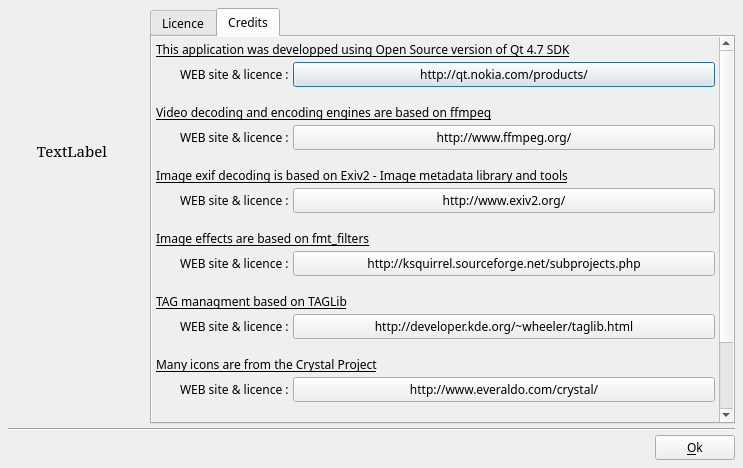
<?xml version="1.0" encoding="UTF-8"?>
<ui version="4.0">
 <class>DlgAbout</class>
 <widget class="QDialog" name="DlgAbout">
  <property name="geometry">
   <rect>
    <x>0</x>
    <y>0</y>
    <width>743</width>
    <height>468</height>
   </rect>
  </property>
  <property name="minimumSize">
   <size>
    <width>600</width>
    <height>400</height>
   </size>
  </property>
  <property name="font">
   <font>
    <family>Sans Serif</family>
    <pointsize>9</pointsize>
   </font>
  </property>
  <property name="windowTitle">
   <string>About</string>
  </property>
  <layout class="QVBoxLayout" name="verticalLayout">
   <property name="spacing">
    <number>4</number>
   </property>
   <property name="margin">
    <number>8</number>
   </property>
   <item>
    <layout class="QGridLayout" name="gridLayout">
     <item row="0" column="0">
      <widget class="QLabel" name="label">
       <property name="sizePolicy">
        <sizepolicy hsizetype="Fixed" vsizetype="Fixed">
         <horstretch>0</horstretch>
         <verstretch>0</verstretch>
        </sizepolicy>
       </property>
       <property name="minimumSize">
        <size>
         <width>128</width>
         <height>128</height>
        </size>
       </property>
       <property name="maximumSize">
        <size>
         <width>128</width>
         <height>128</height>
        </size>
       </property>
       <property name="text">
        <string notr="true"/>
       </property>
       <property name="pixmap">
        <pixmap>:/img/logo_big.png</pixmap>
       </property>
       <property name="scaledContents">
        <bool>true</bool>
       </property>
      </widget>
     </item>
     <item row="2" column="0">
      <spacer name="verticalSpacer">
       <property name="orientation">
        <enum>Qt::Vertical</enum>
       </property>
       <property name="sizeHint" stdset="0">
        <size>
         <width>20</width>
         <height>40</height>
        </size>
       </property>
      </spacer>
     </item>
     <item row="0" column="1" rowspan="3">
      <layout class="QVBoxLayout" name="verticalLayout_2">
       <property name="leftMargin">
        <number>10</number>
       </property>
       <item>
        <widget class="QTabWidget" name="tabWidget">
         <property name="currentIndex">
          <number>1</number>
         </property>
         <widget class="QWidget" name="tab_2">
          <attribute name="title">
           <string>Licence</string>
          </attribute>
          <layout class="QVBoxLayout" name="verticalLayout_4">
           <property name="spacing">
            <number>4</number>
           </property>
           <property name="margin">
            <number>4</number>
           </property>
           <item>
            <widget class="QLabel" name="label_18">
             <property name="text">
              <string>Copyright (C) 2011-2012 Dominique Levray</string>
             </property>
            </widget>
           </item>
           <item>
            <widget class="QLabel" name="label_19">
             <property name="text">
              <string>This software is licensed under the GPL version 2 :</string>
             </property>
            </widget>
           </item>
           <item>
            <widget class="QPlainTextEdit" name="plainTextEdit">
             <property name="plainText">
              <string notr="true">GNU GENERAL PUBLIC LICENSE

Version 2, June 1991

Copyright (C) 1989, 1991 Free Software Foundation, Inc., 51 Franklin Street, Fifth Floor, Boston, MA 02110-1301 USA Everyone is permitted to copy and distribute verbatim copies of this license document, but changing it is not allowed.

Preamble
The licenses for most software are designed to take away your freedom to share and change it. By contrast, the GNU General Public License is intended to guarantee your freedom to share and change free software--to make sure the software is free for all its users. This General Public License applies to most of the Free Software Foundation's software and to any other program whose authors commit to using it. (Some other Free Software Foundation software is covered by the GNU Lesser General Public License instead.) You can apply it to your programs, too.
When we speak of free software, we are referring to freedom, not price. Our General Public Licenses are designed to make sure that you have the freedom to distribute copies of free software (and charge for this service if you wish), that you receive source code or can get it if you want it, that you can change the software or use pieces of it in new free programs; and that you know you can do these things.
To protect your rights, we need to make restrictions that forbid anyone to deny you these rights or to ask you to surrender the rights. These restrictions translate to certain responsibilities for you if you distribute copies of the software, or if you modify it.
For example, if you distribute copies of such a program, whether gratis or for a fee, you must give the recipients all the rights that you have. You must make sure that they, too, receive or can get the source code. And you must show them these terms so they know their rights.
We protect your rights with two steps: (1) copyright the software, and (2) offer you this license which gives you legal permission to copy, distribute and/or modify the software.
Also, for each author's protection and ours, we want to make certain that everyone understands that there is no warranty for this free software. If the software is modified by someone else and passed on, we want its recipients to know that what they have is not the original, so that any problems introduced by others will not reflect on the original authors' reputations.
Finally, any free program is threatened constantly by software patents. We wish to avoid the danger that redistributors of a free program will individually obtain patent licenses, in effect making the program proprietary. To prevent this, we have made it clear that any patent must be licensed for everyone's free use or not licensed at all.
The precise terms and conditions for copying, distribution and modification follow.

GNU GENERAL PUBLIC LICENSE

TERMS AND CONDITIONS FOR COPYING, DISTRIBUTION AND MODIFICATION
0. This License applies to any program or other work which contains a notice placed by the copyright holder saying it may be distributed under the terms of this General Public License. The &quot;Program&quot;, below, refers to any such program or work, and a &quot;work based on the Program&quot; means either the Program or any derivative work under copyright law: that is to say, a work containing the Program or a portion of it, either verbatim or with modifications and/or translated into another language. (Hereinafter, translation is included without limitation in the term &quot;modification&quot;.) Each licensee is addressed as &quot;you&quot;.
Activities other than copying, distribution and modification are not covered by this License; they are outside its scope. The act of running the Program is not restricted, and the output from the Program is covered only if its contents constitute a work based on the Program (independent of having been made by running the Program). Whether that is true depends on what the Program does.

1. You may copy and distribute verbatim copies of the Program's source code as you receive it, in any medium, provided that you conspicuously and appropriately publish on each copy an appropriate copyright notice and disclaimer of warranty; keep intact all the notices that refer to this License and to the absence of any warranty; and give any other recipients of the Program a copy of this License along with the Program.
You may charge a fee for the physical act of transferring a copy, and you may at your option offer warranty protection in exchange for a fee.

2. You may modify your copy or copies of the Program or any portion of it, thus forming a work based on the Program, and copy and distribute such modifications or work under the terms of Section 1 above, provided that you also meet all of these conditions:
a) You must cause the modified files to carry prominent notices stating that you changed the files and the date of any change.
b) You must cause any work that you distribute or publish, that in whole or in part contains or is derived from the Program or any part thereof, to be licensed as a whole at no charge to all third parties under the terms of this License.
c) If the modified program normally reads commands interactively when run, you must cause it, when started running for such interactive use in the most ordinary way, to print or display an announcement including an appropriate copyright notice and a notice that there is no warranty (or else, saying that you provide a warranty) and that users may redistribute the program under these conditions, and telling the user how to view a copy of this License. (Exception: if the Program itself is interactive but does not normally print such an announcement, your work based on the Program is not required to print an announcement.)
These requirements apply to the modified work as a whole. If identifiable sections of that work are not derived from the Program, and can be reasonably considered independent and separate works in themselves, then this License, and its terms, do not apply to those sections when you distribute them as separate works. But when you distribute the same sections as part of a whole which is a work based on the Program, the distribution of the whole must be on the terms of this License, whose permissions for other licensees extend to the entire whole, and thus to each and every part regardless of who wrote it.
Thus, it is not the intent of this section to claim rights or contest your rights to work written entirely by you; rather, the intent is to exercise the right to control the distribution of derivative or collective works based on the Program.
In addition, mere aggregation of another work not based on the Program with the Program (or with a work based on the Program) on a volume of a storage or distribution medium does not bring the other work under the scope of this License.

3. You may copy and distribute the Program (or a work based on it, under Section 2) in object code or executable form under the terms of Sections 1 and 2 above provided that you also do one of the following:
a) Accompany it with the complete corresponding machine-readable source code, which must be distributed under the terms of Sections 1 and 2 above on a medium customarily used for software interchange; or,
b) Accompany it with a written offer, valid for at least three years, to give any third party, for a charge no more than your cost of physically performing source distribution, a complete machine-readable copy of the corresponding source code, to be distributed under the terms of Sections 1 and 2 above on a medium customarily used for software interchange; or,
c) Accompany it with the information you received as to the offer to distribute corresponding source code. (This alternative is allowed only for noncommercial distribution and only if you received the program in object code or executable form with such an offer, in accord with Subsection b above.)
The source code for a work means the preferred form of the work for making modifications to it. For an executable work, complete source code means all the source code for all modules it contains, plus any associated interface definition files, plus the scripts used to control compilation and installation of the executable. However, as a special exception, the source code distributed need not include anything that is normally distributed (in either source or binary form) with the major components (compiler, kernel, and so on) of the operating system on which the executable runs, unless that component itself accompanies the executable.
If distribution of executable or object code is made by offering access to copy from a designated place, then offering equivalent access to copy the source code from the same place counts as distribution of the source code, even though third parties are not compelled to copy the source along with the object code.

4. You may not copy, modify, sublicense, or distribute the Program except as expressly provided under this License. Any attempt otherwise to copy, modify, sublicense or distribute the Program is void, and will automatically terminate your rights under this License. However, parties who have received copies, or rights, from you under this License will not have their licenses terminated so long as such parties remain in full compliance.

5. You are not required to accept this License, since you have not signed it. However, nothing else grants you permission to modify or distribute the Program or its derivative works. These actions are prohibited by law if you do not accept this License. Therefore, by modifying or distributing the Program (or any work based on the Program), you indicate your acceptance of this License to do so, and all its terms and conditions for copying, distributing or modifying the Program or works based on it.

6. Each time you redistribute the Program (or any work based on the Program), the recipient automatically receives a license from the original licensor to copy, distribute or modify the Program subject to these terms and conditions. You may not impose any further restrictions on the recipients' exercise of the rights granted herein. You are not responsible for enforcing compliance by third parties to this License.

7. If, as a consequence of a court judgment or allegation of patent infringement or for any other reason (not limited to patent issues), conditions are imposed on you (whether by court order, agreement or otherwise) that contradict the conditions of this License, they do not excuse you from the conditions of this License. If you cannot distribute so as to satisfy simultaneously your obligations under this License and any other pertinent obligations, then as a consequence you may not distribute the Program at all. For example, if a patent license would not permit royalty-free redistribution of the Program by all those who receive copies directly or indirectly through you, then the only way you could satisfy both it and this License would be to refrain entirely from distribution of the Program.
If any portion of this section is held invalid or unenforceable under any particular circumstance, the balance of the section is intended to apply and the section as a whole is intended to apply in other circumstances.
It is not the purpose of this section to induce you to infringe any patents or other property right claims or to contest validity of any such claims; this section has the sole purpose of protecting the integrity of the free software distribution system, which is implemented by public license practices. Many people have made generous contributions to the wide range of software distributed through that system in reliance on consistent application of that system; it is up to the author/donor to decide if he or she is willing to distribute software through any other system and a licensee cannot impose that choice.
This section is intended to make thoroughly clear what is believed to be a consequence of the rest of this License.

8. If the distribution and/or use of the Program is restricted in certain countries either by patents or by copyrighted interfaces, the original copyright holder who places the Program under this License may add an explicit geographical distribution limitation excluding those countries, so that distribution is permitted only in or among countries not thus excluded. In such case, this License incorporates the limitation as if written in the body of this License.

9. The Free Software Foundation may publish revised and/or new versions of the General Public License from time to time. Such new versions will be similar in spirit to the present version, but may differ in detail to address new problems or concerns.
Each version is given a distinguishing version number. If the Program specifies a version number of this License which applies to it and &quot;any later version&quot;, you have the option of following the terms and conditions either of that version or of any later version published by the Free Software Foundation. If the Program does not specify a version number of this License, you may choose any version ever published by the Free Software Foundation.

10. If you wish to incorporate parts of the Program into other free programs whose distribution conditions are different, write to the author to ask for permission. For software which is copyrighted by the Free Software Foundation, write to the Free Software Foundation; we sometimes make exceptions for this. Our decision will be guided by the two goals of preserving the free status of all derivatives of our free software and of promoting the sharing and reuse of software generally.

NO WARRANTY

11. BECAUSE THE PROGRAM IS LICENSED FREE OF CHARGE, THERE IS NO WARRANTY FOR THE PROGRAM, TO THE EXTENT PERMITTED BY APPLICABLE LAW. EXCEPT WHEN OTHERWISE STATED IN WRITING THE COPYRIGHT HOLDERS AND/OR OTHER PARTIES PROVIDE THE PROGRAM &quot;AS IS&quot; WITHOUT WARRANTY OF ANY KIND, EITHER EXPRESSED OR IMPLIED, INCLUDING, BUT NOT LIMITED TO, THE IMPLIED WARRANTIES OF MERCHANTABILITY AND FITNESS FOR A PARTICULAR PURPOSE. THE ENTIRE RISK AS TO THE QUALITY AND PERFORMANCE OF THE PROGRAM IS WITH YOU. SHOULD THE PROGRAM PROVE DEFECTIVE, YOU ASSUME THE COST OF ALL NECESSARY SERVICING, REPAIR OR CORRECTION.

12. IN NO EVENT UNLESS REQUIRED BY APPLICABLE LAW OR AGREED TO IN WRITING WILL ANY COPYRIGHT HOLDER, OR ANY OTHER PARTY WHO MAY MODIFY AND/OR REDISTRIBUTE THE PROGRAM AS PERMITTED ABOVE, BE LIABLE TO YOU FOR DAMAGES, INCLUDING ANY GENERAL, SPECIAL, INCIDENTAL OR CONSEQUENTIAL DAMAGES ARISING OUT OF THE USE OR INABILITY TO USE THE PROGRAM (INCLUDING BUT NOT LIMITED TO LOSS OF DATA OR DATA BEING RENDERED INACCURATE OR LOSSES SUSTAINED BY YOU OR THIRD PARTIES OR A FAILURE OF THE PROGRAM TO OPERATE WITH ANY OTHER PROGRAMS), EVEN IF SUCH HOLDER OR OTHER PARTY HAS BEEN ADVISED OF THE POSSIBILITY OF SUCH DAMAGES.
END OF TERMS AND CONDITIONS
How to Apply These Terms to Your New Programs
If you develop a new program, and you want it to be of the greatest possible use to the public, the best way to achieve this is to make it free software which everyone can redistribute and change under these terms.
To do so, attach the following notices to the program. It is safest to attach them to the start of each source file to most effectively convey the exclusion of warranty; and each file should have at least the &quot;copyright&quot; line and a pointer to where the full notice is found.
&lt;one line to give the program's name and a brief idea of what it does.&gt;
Copyright (C) &lt;year&gt; &lt;name of author&gt;
This program is free software; you can redistribute it and/or modify it under the terms of the GNU General Public License as published by the Free Software Foundation; either version 2 of the License, or (at your option) any later version.
This program is distributed in the hope that it will be useful, but WITHOUT ANY WARRANTY; without even the implied warranty of MERCHANTABILITY or FITNESS FOR A PARTICULAR PURPOSE. See the GNU General Public License for more details.
You should have received a copy of the GNU General Public License along with this program; if not, write to the Free Software Foundation, Inc., 51 Franklin Street, Fifth Floor, Boston, MA 02110-1301 USA.
Also add information on how to contact you by electronic and paper mail.
If the program is interactive, make it output a short notice like this when it starts in an interactive mode:
Gnomovision version 69, Copyright (C) year name of author
Gnomovision comes with ABSOLUTELY NO WARRANTY; for details type `show w'.
This is free software, and you are welcome to redistribute it under certain conditions; type `show c' for details.
The hypothetical commands `show w' and `show c' should show the appropriate parts of the General Public License. Of course, the commands you use may be called something other than `show w' and `show c'; they could even be mouse-clicks or menu items--whatever suits your program.
You should also get your employer (if you work as a programmer) or your school, if any, to sign a &quot;copyright disclaimer&quot; for the program, if necessary. Here is a sample; alter the names:
Yoyodyne, Inc., hereby disclaims all copyright interest in the program
`Gnomovision' (which makes passes at compilers) written by James Hacker.
&lt;signature of Ty Coon&gt;, 1 April 1989
Ty Coon, President of Vice

This General Public License does not permit incorporating your program into proprietary programs. If your program is a subroutine library, you may consider it more useful to permit linking proprietary applications with the library. If this is what you want to do, use the GNU Lesser General Public License instead of this License.</string>
             </property>
             <property name="textInteractionFlags">
              <set>Qt::TextSelectableByKeyboard|Qt::TextSelectableByMouse</set>
             </property>
            </widget>
           </item>
          </layout>
         </widget>
         <widget class="QWidget" name="tab_3">
          <attribute name="title">
           <string>Credits</string>
          </attribute>
          <layout class="QVBoxLayout" name="verticalLayout_5">
           <property name="spacing">
            <number>0</number>
           </property>
           <property name="margin">
            <number>0</number>
           </property>
           <item>
            <widget class="QScrollArea" name="scrollArea">
             <property name="frameShape">
              <enum>QFrame::NoFrame</enum>
             </property>
             <property name="horizontalScrollBarPolicy">
              <enum>Qt::ScrollBarAsNeeded</enum>
             </property>
             <property name="widgetResizable">
              <bool>true</bool>
             </property>
             <widget class="QWidget" name="scrollAreaWidgetContents">
              <property name="geometry">
               <rect>
                <x>0</x>
                <y>0</y>
                <width>557</width>
                <height>474</height>
               </rect>
              </property>
              <layout class="QGridLayout" name="gridLayout_2">
               <property name="margin">
                <number>4</number>
               </property>
               <property name="spacing">
                <number>4</number>
               </property>
               <item row="0" column="0" colspan="3">
                <widget class="QLabel" name="label_2">
                 <property name="font">
                  <font>
                   <underline>true</underline>
                  </font>
                 </property>
                 <property name="text">
                  <string>This application was developped using Open Source version of Qt 4.7 SDK</string>
                 </property>
                 <property name="wordWrap">
                  <bool>true</bool>
                 </property>
                </widget>
               </item>
               <item row="1" column="1">
                <widget class="QLabel" name="label_3">
                 <property name="text">
                  <string>WEB site &amp; licence :</string>
                 </property>
                </widget>
               </item>
               <item row="1" column="0">
                <widget class="QLabel" name="label_4">
                 <property name="minimumSize">
                  <size>
                   <width>20</width>
                   <height>0</height>
                  </size>
                 </property>
                 <property name="maximumSize">
                  <size>
                   <width>20</width>
                   <height>16777215</height>
                  </size>
                 </property>
                 <property name="text">
                  <string/>
                 </property>
                </widget>
               </item>
               <item row="2" column="0" colspan="3">
                <widget class="QLabel" name="label_5">
                 <property name="minimumSize">
                  <size>
                   <width>0</width>
                   <height>30</height>
                  </size>
                 </property>
                 <property name="font">
                  <font>
                   <underline>true</underline>
                  </font>
                 </property>
                 <property name="text">
                  <string>Video decoding and encoding engines are based on ffmpeg</string>
                 </property>
                 <property name="alignment">
                  <set>Qt::AlignBottom|Qt::AlignLeading|Qt::AlignLeft</set>
                 </property>
                 <property name="wordWrap">
                  <bool>true</bool>
                 </property>
                </widget>
               </item>
               <item row="3" column="1">
                <widget class="QLabel" name="label_7">
                 <property name="text">
                  <string>WEB site &amp; licence :</string>
                 </property>
                </widget>
               </item>
               <item row="4" column="0" colspan="3">
                <widget class="QLabel" name="label_10">
                 <property name="minimumSize">
                  <size>
                   <width>0</width>
                   <height>30</height>
                  </size>
                 </property>
                 <property name="font">
                  <font>
                   <underline>true</underline>
                  </font>
                 </property>
                 <property name="text">
                  <string>Image exif decoding is based on Exiv2 - Image metadata library and tools</string>
                 </property>
                 <property name="alignment">
                  <set>Qt::AlignBottom|Qt::AlignLeading|Qt::AlignLeft</set>
                 </property>
                 <property name="wordWrap">
                  <bool>true</bool>
                 </property>
                </widget>
               </item>
               <item row="5" column="1">
                <widget class="QLabel" name="label_11">
                 <property name="text">
                  <string>WEB site &amp; licence :</string>
                 </property>
                </widget>
               </item>
               <item row="13" column="0" colspan="3">
                <widget class="QLabel" name="label_12">
                 <property name="minimumSize">
                  <size>
                   <width>0</width>
                   <height>30</height>
                  </size>
                 </property>
                 <property name="font">
                  <font>
                   <underline>true</underline>
                  </font>
                 </property>
                 <property name="text">
                  <string>Other images and graphical material are using Creative Common Licence  2</string>
                 </property>
                 <property name="alignment">
                  <set>Qt::AlignBottom|Qt::AlignLeading|Qt::AlignLeft</set>
                 </property>
                 <property name="wordWrap">
                  <bool>true</bool>
                 </property>
                </widget>
               </item>
               <item row="15" column="1">
                <widget class="QLabel" name="label_13">
                 <property name="text">
                  <string>C.C. WEB site :</string>
                 </property>
                </widget>
               </item>
               <item row="11" column="1">
                <widget class="QLabel" name="label_15">
                 <property name="text">
                  <string>WEB site &amp; licence :</string>
                 </property>
                </widget>
               </item>
               <item row="10" column="0" colspan="3">
                <widget class="QLabel" name="label_14">
                 <property name="minimumSize">
                  <size>
                   <width>0</width>
                   <height>30</height>
                  </size>
                 </property>
                 <property name="font">
                  <font>
                   <underline>true</underline>
                  </font>
                 </property>
                 <property name="text">
                  <string>Many icons are from the Crystal Project</string>
                 </property>
                 <property name="alignment">
                  <set>Qt::AlignBottom|Qt::AlignLeading|Qt::AlignLeft</set>
                 </property>
                 <property name="wordWrap">
                  <bool>true</bool>
                 </property>
                </widget>
               </item>
               <item row="7" column="1">
                <widget class="QLabel" name="label_17">
                 <property name="text">
                  <string>WEB site &amp; licence :</string>
                 </property>
                </widget>
               </item>
               <item row="16" column="2">
                <spacer name="verticalSpacer_2">
                 <property name="orientation">
                  <enum>Qt::Vertical</enum>
                 </property>
                 <property name="sizeHint" stdset="0">
                  <size>
                   <width>20</width>
                   <height>40</height>
                  </size>
                 </property>
                </spacer>
               </item>
               <item row="1" column="2">
                <widget class="QPushButton" name="QtWebSiteBT">
                 <property name="sizePolicy">
                  <sizepolicy hsizetype="Expanding" vsizetype="Fixed">
                   <horstretch>0</horstretch>
                   <verstretch>0</verstretch>
                  </sizepolicy>
                 </property>
                 <property name="text">
                  <string notr="true">http://qt.nokia.com/products/</string>
                 </property>
                 <property name="icon">
                  <iconset>
                   <normaloff>:/img/Internet.png</normaloff>:/img/Internet.png</iconset>
                 </property>
                </widget>
               </item>
               <item row="3" column="2">
                <widget class="QPushButton" name="ffMPEGWebSiteBT">
                 <property name="sizePolicy">
                  <sizepolicy hsizetype="Preferred" vsizetype="Fixed">
                   <horstretch>0</horstretch>
                   <verstretch>0</verstretch>
                  </sizepolicy>
                 </property>
                 <property name="text">
                  <string notr="true">http://www.ffmpeg.org/</string>
                 </property>
                 <property name="icon">
                  <iconset>
                   <normaloff>:/img/Internet.png</normaloff>:/img/Internet.png</iconset>
                 </property>
                </widget>
               </item>
               <item row="5" column="2">
                <widget class="QPushButton" name="EXIV2WebSiteBT">
                 <property name="sizePolicy">
                  <sizepolicy hsizetype="Preferred" vsizetype="Fixed">
                   <horstretch>0</horstretch>
                   <verstretch>0</verstretch>
                  </sizepolicy>
                 </property>
                 <property name="text">
                  <string notr="true">http://www.exiv2.org/</string>
                 </property>
                 <property name="icon">
                  <iconset>
                   <normaloff>:/img/Internet.png</normaloff>:/img/Internet.png</iconset>
                 </property>
                </widget>
               </item>
               <item row="7" column="2">
                <widget class="QPushButton" name="FMTFWebSiteBT">
                 <property name="sizePolicy">
                  <sizepolicy hsizetype="Preferred" vsizetype="Fixed">
                   <horstretch>0</horstretch>
                   <verstretch>0</verstretch>
                  </sizepolicy>
                 </property>
                 <property name="text">
                  <string notr="true">http://ksquirrel.sourceforge.net/subprojects.php</string>
                 </property>
                 <property name="icon">
                  <iconset>
                   <normaloff>:/img/Internet.png</normaloff>:/img/Internet.png</iconset>
                 </property>
                </widget>
               </item>
               <item row="11" column="2">
                <widget class="QPushButton" name="CrystalWebSiteBT">
                 <property name="sizePolicy">
                  <sizepolicy hsizetype="Preferred" vsizetype="Fixed">
                   <horstretch>0</horstretch>
                   <verstretch>0</verstretch>
                  </sizepolicy>
                 </property>
                 <property name="text">
                  <string notr="true">http://www.everaldo.com/crystal/</string>
                 </property>
                 <property name="icon">
                  <iconset>
                   <normaloff>:/img/Internet.png</normaloff>:/img/Internet.png</iconset>
                 </property>
                </widget>
               </item>
               <item row="15" column="2">
                <widget class="QPushButton" name="CC2WebSiteBT">
                 <property name="sizePolicy">
                  <sizepolicy hsizetype="Preferred" vsizetype="Fixed">
                   <horstretch>0</horstretch>
                   <verstretch>0</verstretch>
                  </sizepolicy>
                 </property>
                 <property name="text">
                  <string notr="true">http://creativecommons.org/</string>
                 </property>
                 <property name="icon">
                  <iconset>
                   <normaloff>:/img/Internet.png</normaloff>:/img/Internet.png</iconset>
                 </property>
                </widget>
               </item>
               <item row="6" column="0" colspan="3">
                <widget class="QLabel" name="label_16">
                 <property name="minimumSize">
                  <size>
                   <width>0</width>
                   <height>30</height>
                  </size>
                 </property>
                 <property name="font">
                  <font>
                   <underline>true</underline>
                  </font>
                 </property>
                 <property name="text">
                  <string>Image effects are based on fmt_filters</string>
                 </property>
                 <property name="alignment">
                  <set>Qt::AlignBottom|Qt::AlignLeading|Qt::AlignLeft</set>
                 </property>
                 <property name="wordWrap">
                  <bool>true</bool>
                 </property>
                </widget>
               </item>
               <item row="8" column="0" colspan="3">
                <widget class="QLabel" name="label_20">
                 <property name="minimumSize">
                  <size>
                   <width>0</width>
                   <height>30</height>
                  </size>
                 </property>
                 <property name="font">
                  <font>
                   <underline>true</underline>
                  </font>
                 </property>
                 <property name="text">
                  <string>TAG managment based on TAGLib</string>
                 </property>
                 <property name="alignment">
                  <set>Qt::AlignBottom|Qt::AlignLeading|Qt::AlignLeft</set>
                 </property>
                 <property name="wordWrap">
                  <bool>true</bool>
                 </property>
                </widget>
               </item>
               <item row="9" column="1">
                <widget class="QLabel" name="label_21">
                 <property name="text">
                  <string>WEB site &amp; licence :</string>
                 </property>
                </widget>
               </item>
               <item row="9" column="2">
                <widget class="QPushButton" name="TAGLibWebSiteBT">
                 <property name="sizePolicy">
                  <sizepolicy hsizetype="Preferred" vsizetype="Fixed">
                   <horstretch>0</horstretch>
                   <verstretch>0</verstretch>
                  </sizepolicy>
                 </property>
                 <property name="text">
                  <string notr="true">http://developer.kde.org/~wheeler/taglib.html</string>
                 </property>
                 <property name="icon">
                  <iconset>
                   <normaloff>:/img/Internet.png</normaloff>:/img/Internet.png</iconset>
                 </property>
                </widget>
               </item>
              </layout>
             </widget>
            </widget>
           </item>
          </layout>
         </widget>
        </widget>
       </item>
      </layout>
     </item>
     <item row="1" column="0">
      <widget class="QLabel" name="ApplicationNameLabel">
       <property name="font">
        <font>
         <family>Serif</family>
         <pointsize>11</pointsize>
         <stylestrategy>PreferAntialias</stylestrategy>
        </font>
       </property>
       <property name="styleSheet">
        <string notr="true">color: black;</string>
       </property>
       <property name="text">
        <string notr="true">TextLabel</string>
       </property>
       <property name="alignment">
        <set>Qt::AlignCenter</set>
       </property>
      </widget>
     </item>
    </layout>
   </item>
   <item>
    <widget class="Line" name="line">
     <property name="orientation">
      <enum>Qt::Horizontal</enum>
     </property>
    </widget>
   </item>
   <item>
    <layout class="QHBoxLayout" name="horizontalLayout">
     <property name="spacing">
      <number>0</number>
     </property>
     <property name="margin">
      <number>0</number>
     </property>
     <item>
      <spacer name="horizontalSpacer">
       <property name="orientation">
        <enum>Qt::Horizontal</enum>
       </property>
       <property name="sizeHint" stdset="0">
        <size>
         <width>40</width>
         <height>20</height>
        </size>
       </property>
      </spacer>
     </item>
     <item>
      <widget class="QPushButton" name="OKBT">
       <property name="text">
        <string>&amp;Ok</string>
       </property>
       <property name="icon">
        <iconset>
         <normaloff>:/img/action_ok.png</normaloff>:/img/action_ok.png</iconset>
       </property>
      </widget>
     </item>
    </layout>
   </item>
  </layout>
 </widget>
 <resources/>
 <connections/>
</ui>
